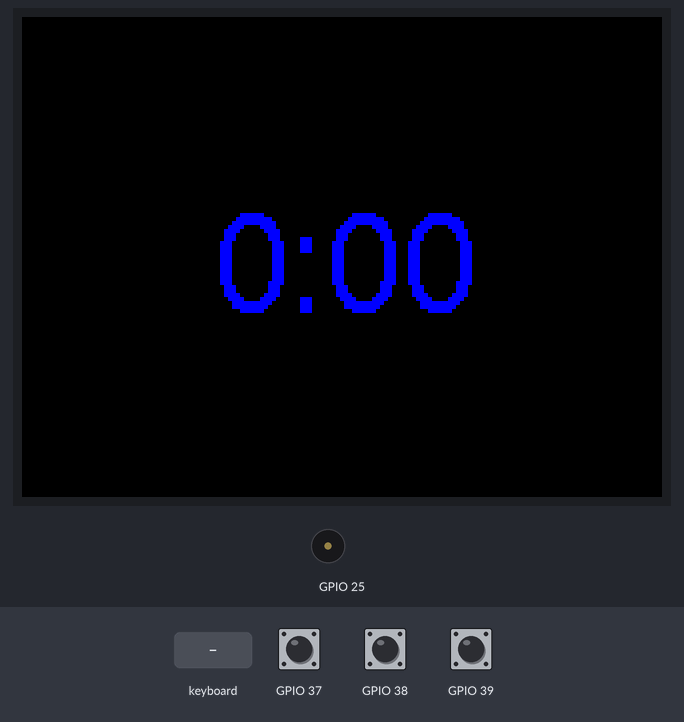
The sketch below on a simulated ESP32-S3. On the bench: 320×240 colour display, buzzer (waves = sounding). The inputs (shaded band) are chosen by the test bench; at power-on: GPIO 39 HIGH, GPIO 37 HIGH, GPIO 38 HIGH.

Above: at 1.3 s.
1.4 s: keyboard key "1" received
At 2.2 s:
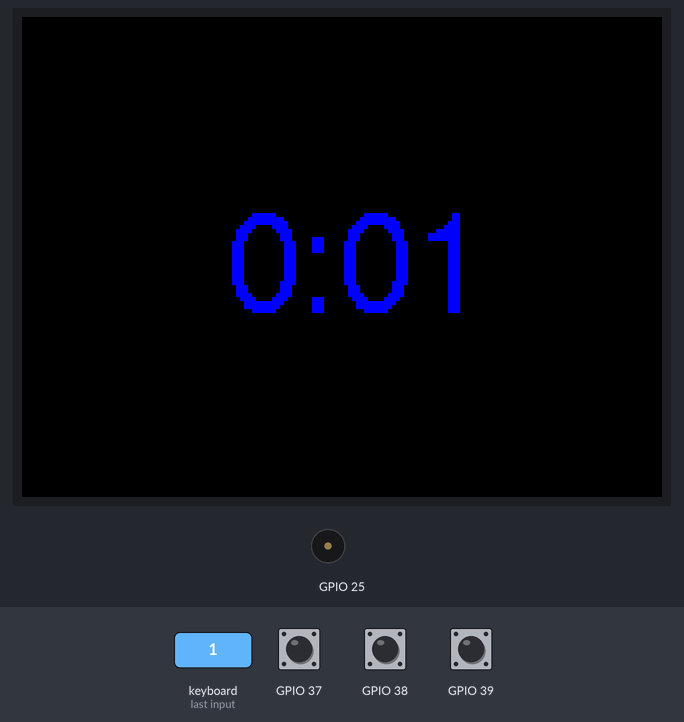
4.4 s: GPIO 39 pulled LOW for 0.15 s
At 5.3 s:
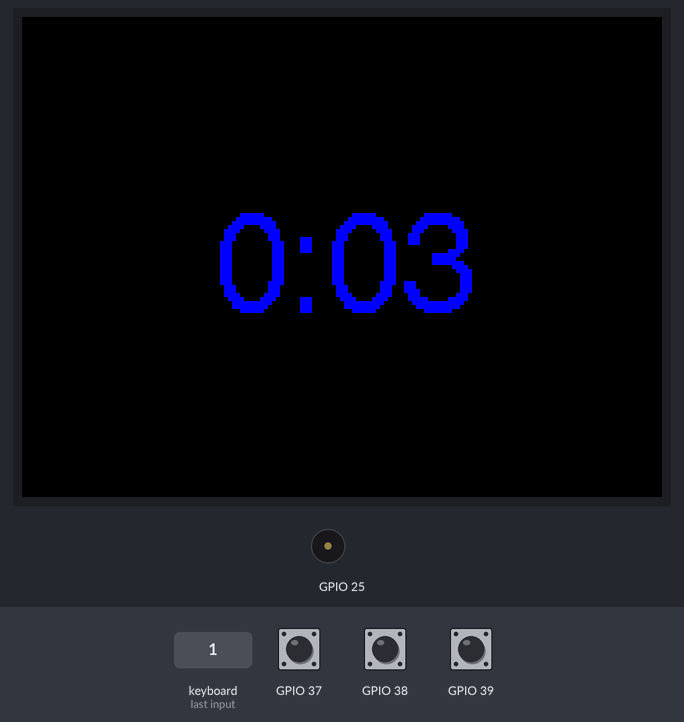
6.0 s: keyboard key "0" received
At 7.8 s:
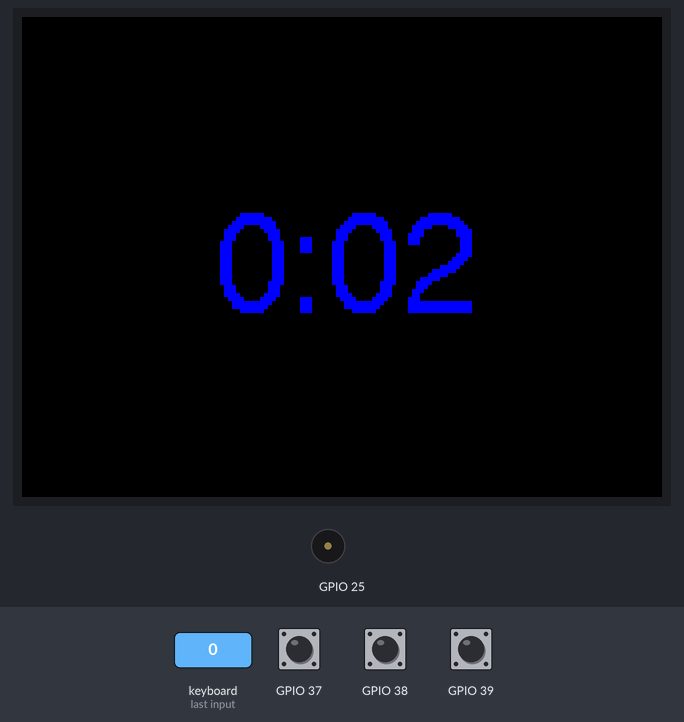
Timing chart, 0 to 9.3 s (numbered marks = the images above; inputs shaded):
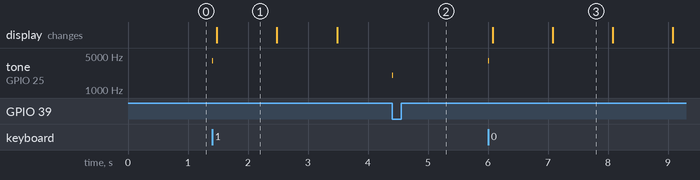

The sketch:

stopwatch-cardputer.ino
```cpp
#include <M5GFX.h>

#include <M5Cardputer.h>

unsigned long prevMillis = 0;
const long interval = 1000;
int timerSec = 0;
int timerMin = 0;
bool active = false;

void setup() {
  String strTimerMin = String(timerMin);
  String strTimerSec = String(timerSec);
  // put your setup code here, to run once:
  auto cfg = M5.config();
  M5Cardputer.begin(cfg, true);
  M5Cardputer.Display.setRotation(1);
  M5Cardputer.Display.setTextSize(2);
  M5Cardputer.Display.setTextFont(&fonts::FreeSans18pt7b);
  M5Cardputer.Display.setTextColor(BLUE);
  M5Cardputer.Display.setTextDatum(middle_center);
  M5Cardputer.Display.drawString(strTimerMin + ":0" + strTimerSec, M5Cardputer.Display.width() / 2, M5Cardputer.Display.height() / 2);
}

void loop() {
  M5Cardputer.update();
  unsigned long currMillis = millis();
  // put your main code here, to run repeatedly
  if (M5Cardputer.Keyboard.isChange()) {
  if (M5Cardputer.Keyboard.isPressed() && active == false) {
    active = true;
    M5Cardputer.Speaker.tone(4000, 20);
  } else if (M5Cardputer.Keyboard.isPressed() && active == true) {
    active = false;
    M5Cardputer.Speaker.tone(4000, 20);
  }}

  if (M5Cardputer.BtnA.wasPressed()) {
    String strTimerMin = String(timerMin);
    String strTimerSec = String(timerSec);

    timerSec = 0;
    timerMin = 0;
    active = false;
    M5Cardputer.Speaker.tone(2000, 20);
  }

  if (active == true) {
  if (currMillis - prevMillis >= interval) {
    prevMillis = currMillis;

    timerSec++;

    String strTimerMin = String(timerMin);
    String strTimerSec = String(timerSec);

    M5Cardputer.Display.clear();
    if (timerSec < 10) {
      M5Cardputer.Display.drawString(strTimerMin + ":0" + strTimerSec, M5Cardputer.Display.width() / 2, M5Cardputer.Display.height() / 2);
    } else {
      M5Cardputer.Display.drawString(strTimerMin + ":" + strTimerSec, M5Cardputer.Display.width() / 2, M5Cardputer.Display.height() / 2); }
  }


  if (timerSec == 60) {
    timerSec = 0;
    timerMin++;

    String strTimerMin = String(timerMin);
    String strTimerSec = String(timerSec);

    M5Cardputer.Display.clear();
    if (timerSec < 10) {
      M5Cardputer.Display.drawString(strTimerMin + ":0" + strTimerSec, M5Cardputer.Display.width() / 2, M5Cardputer.Display.height() / 2);
    } else {
      M5Cardputer.Display.drawString(strTimerMin + ":" + strTimerSec, M5Cardputer.Display.width() / 2, M5Cardputer.Display.height() / 2); }  }
} }
```

Measured:
- after the input at 1.4 s, tone on GPIO 25: silent → 4000 Hz at once, → silent 0.02 s later; the display: changes after 0.08 s (image 1)
- after the input at 4.4 s, tone on GPIO 25: silent → 2000 Hz at once, → silent 0.02 s later
- after the input at 6.0 s, tone on GPIO 25: silent → 4000 Hz at once, → silent 0.02 s later; the display: first changes after 0.08 s (image 3 shows a later state)
- what the display in image 1 shows lasts 1.0 s, from 1.5 s to 2.5 s
